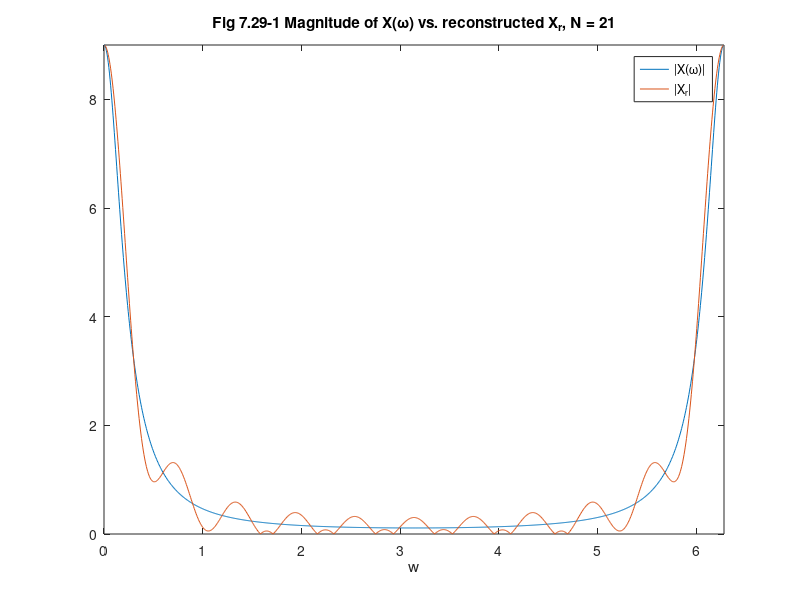
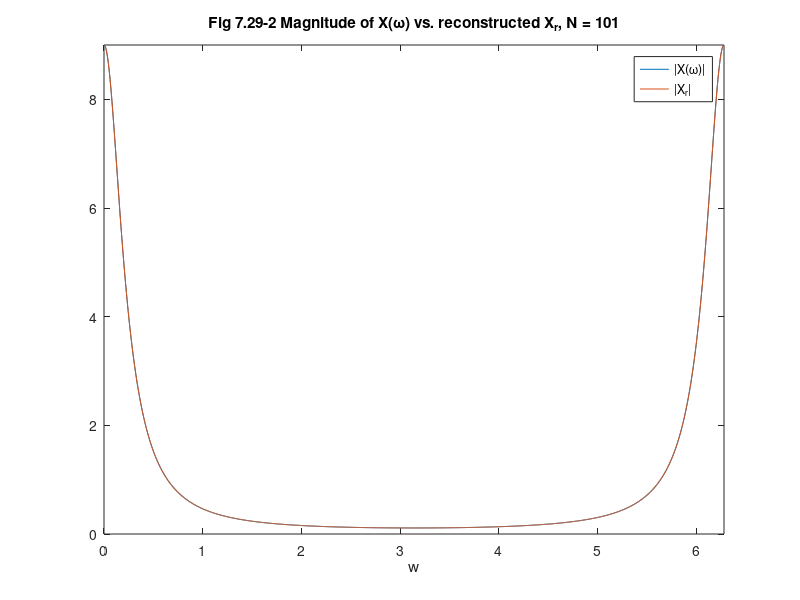
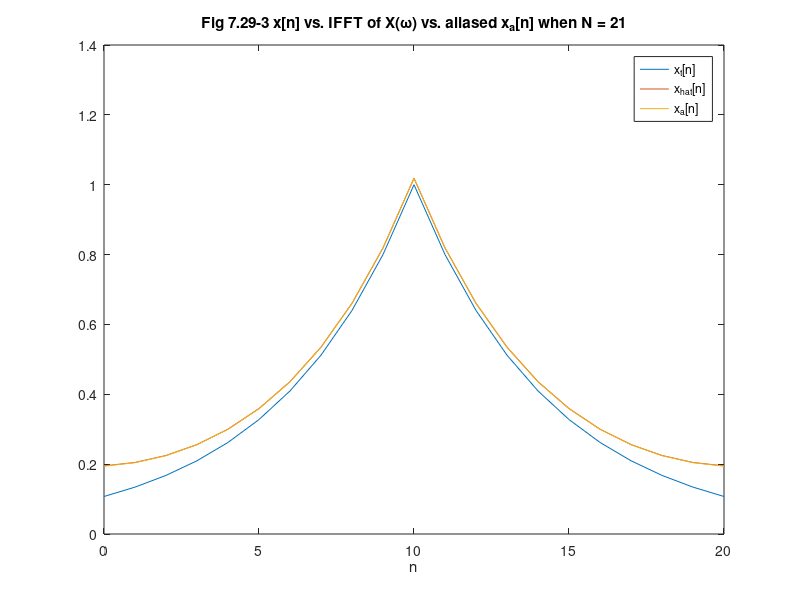
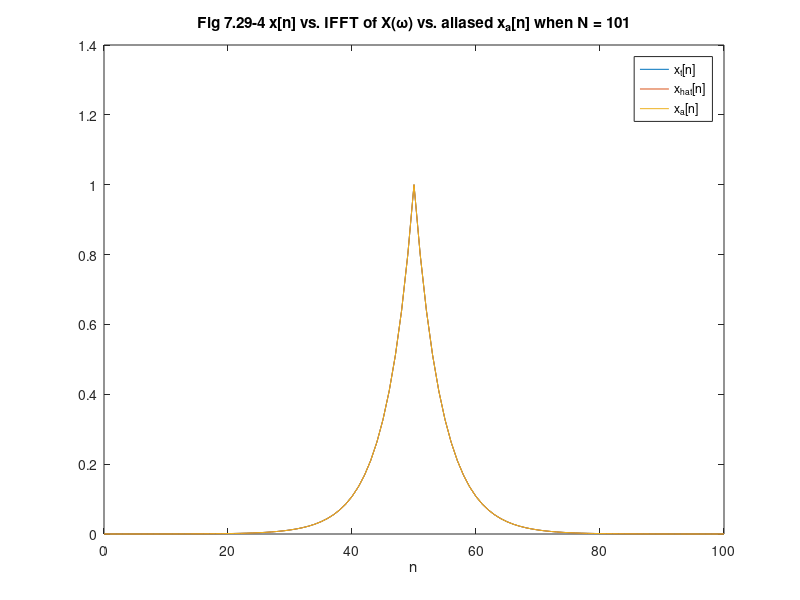

MATLAB code for these plots, in order:
% ECE 538 MATLAB Project 3
% Songrui Li
% Problem 7.29
% a)
close all;
a = 0.8;
w = linspace(0,2*pi-2*pi/1024,1024);
X_w = (1-a^2)./(1-2*a*cos(w)+a^2);
% b) and c) See attached plots
N = [21;101];
D = (N-1)/2;
Xr = zeros(2,1024);
% Get reconstructed X for N = 21
for k = 0:N(1,:)-1
	wk(1,:) = 2*pi*k/N(1,:);
	X_wk(1,:) = (1-a^2)./(1-2*a*cos(wk(1,:))+a^2)*exp((-j)*D(1,:)*wk(1,:));
	Xr(1,:) = Xr(1,:)+X_wk(1,:)*((sin(N(1,:)*(w-wk(1,:))/2))./(N(1,:)*...
	sin((w-wk(1,:))/2)).*exp(-j*(N(1,:)-1)*(w-wk(1,:))/2));
end	
% Get reconstructed X for N = 101
for k = 0:N(2,:)-1
	wk(2,:) = 2*pi*k/N(2,:);
	X_wk(2,:) = (1-a^2)./(1-2*a*cos(wk(2,:))+a^2)*exp((-j)*D(2,:)*wk(2,:));
	Xr(2,:) = Xr(2,:)+X_wk(2,:)*((sin(N(2,:)*(w-wk(2,:))/2))./(N(2,:)*...
	sin((w-wk(2,:))/2)).*exp(-j*(N(2,:)-1)*(w-wk(2,:))/2));
end	
figure(1);
plot(w, abs(X_w), w, abs(Xr(1,:)));
axis([0 2*pi 0 max(X_w(1,:))]);
legend('|X(\omega)|', '|X_r|');
xlabel('w');
title(...
'Fig 7.29-1 Magnitude of X(\omega) vs. reconstructed X_r, N = 21');
figure(2);
plot(w, abs(X_w), w, abs(Xr(2,:)));
axis([0 2*pi 0 max(X_w(1,:))]);
legend('|X(\omega)|','|X_r|');
xlabel('w');
title(...
'Fig 7.29-2 Magnitude of X(\omega) vs. reconstructed X_r, N = 101');
% d) 	Both cases when N = 51, 101 cause a certain degree of aliasing since the
% 	original signal has infinite length. When N = 101, the aliasing effect
%	is greatly reduced to the point that one could not observe.
% e)
% Original x[n]
n1 = 0:(N(1,:)-1);
x1 = a.^(abs(n1-D(1,:)));
% Construct x_hat[n]
k1 = 0:N(1,:)-1;
wk1 = 2*pi*k1/N(1,:);
X_wk1 = (1-a^2)./(1-2*a*cos(wk1)+a^2).*exp((-j)*D(1,:)*wk1);
x_hat1 = ifft(X_wk1,21);
% Construct x_a[n]
x_a1 = a.^(abs(n1+N(1,:)-D(1,:))) + a.^(abs(n1-D(1,:))) + ...
	a.^(abs(n1-N(1,:)-D(1,:)));
figure(3);
plot(n1, x1, n1, x_hat1, n1, x_a1);
legend('x_t[n]','x_{hat}[n]','x_a[n]');
title('Fig 7.29-3 x[n] vs. IFFT of X(\omega) vs. aliased x_a[n] when N = 21');
xlabel('n');
% Original x[n]
n2 = 0:(N(2,:)-1);
x2 = a.^(abs(n2-D(2,:)));
% Construct x_hat[n]
k2 = 0:N(2,:)-1;
wk2 = 2*pi*k2/N(2,:);
X_wk2 = (1-a^2)./(1-2*a*cos(wk2)+a^2).*exp((-j)*D(2,:)*wk2);
x_hat2 = ifft(X_wk2,101);
% Construct x_a[n]
x_a2 = a.^(abs(n2+N(2,:)-D(2,:))) + a.^(abs(n2-D(2,:))) + ...
	a.^(abs(n2-N(2,:)-D(2,:)));
figure(4);
plot(n2, x2, n2, x_hat2, n2, x_a2);
legend('x_t[n]','x_{hat}[n]','x_a[n]');
title('Fig 7.29-4 x[n] vs. IFFT of X(\omega) vs. aliased x_a[n] when N = 101');
xlabel('n');

% Problem 7.30
% a)
f1 = 1/128; f2 = 5/128; fc = 50/128;
n = 0:255;
x_org = cos(2*pi*f1*n) + cos(2*pi*f2*n);
x_c = cos(2*pi*fc*n);
x_am = x_org.*cos(2*pi*fc*n);
figure(5);
subplot(3,1,1);
plot(n, x_org);
xlabel('n');
%title('Fig 7.30-1','x[n]=cos(2\pif1n)+cos(2\pif2n)');
subplot(3,1,2);
plot(n,x_c);
xlabel('n');
title('x_c[n]=cos(2\pif_cn)');
subplot(3,1,3);
plot(n,x_am);
xlabel('n');
title('x[n]=x[n]*x_c[n]');
% b) and c) and d)
X_am_128 = fft(x_am(1:128),128);
X_am_128_t = fft(x_am(1:100),128);
X_am_256 = fft(x_am(1:180),256);
figure(6);
subplot(3,1,1);
plot(2*pi*(0:127)/128,X_am_128);
%title('Fig 7.30-2','128-pt DFT of x_am, 0<=n<=127');
xlabel('w');
subplot(3,1,2);
plot(2*pi*(0:127)/128,X_am_128_t);
title('128-pt DFT of x_am, 0<=n<=99');
xlabel('w');
subplot(3,1,3);
plot(2*pi*(0:255)/256,X_am_256);
title('256-pt DFT of x_am, 0<=n<=179');
xlabel('w');
figure(7);
subplot(3,1,1);
plot(2*pi*(0:127)/128,abs(X_am_128));
%title('Fig 7.30-3','|X_{am}|, 0<=n<=127');
xlabel('w');
subplot(3,1,2);
plot(2*pi*(0:127)/128,abs(X_am_128_t));
title('|X_{am}|, 0<=n<=99');
xlabel('w');
subplot(3,1,3);
plot(2*pi*(0:255)/256,abs(X_am_256));
title('|X_{am}|, 0<=n<=179');
xlabel('w');
% e) See attached derivations
